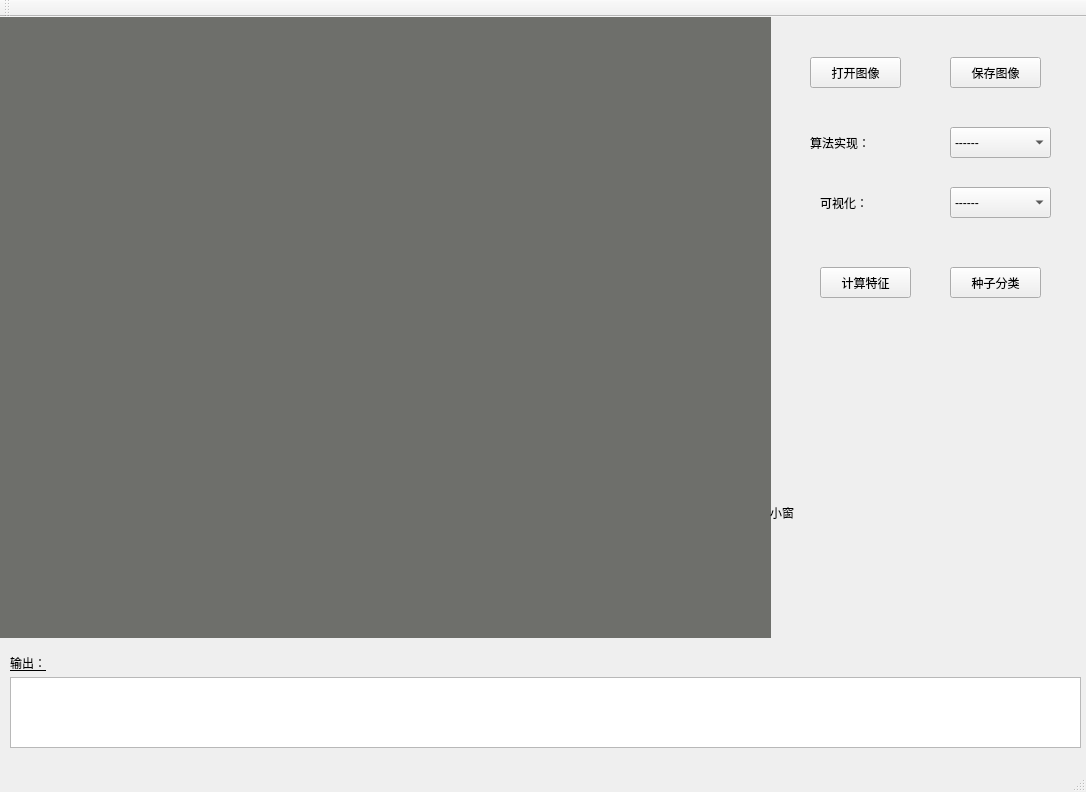
<?xml version="1.0" encoding="UTF-8"?>
<ui version="4.0">
 <class>SeedsegClass</class>
 <widget class="QMainWindow" name="SeedsegClass">
  <property name="geometry">
   <rect>
    <x>0</x>
    <y>0</y>
    <width>1086</width>
    <height>792</height>
   </rect>
  </property>
  <property name="windowTitle">
   <string>Seedseg</string>
  </property>
  <widget class="QWidget" name="centralWidget">
   <widget class="QLabel" name="imgshow">
    <property name="geometry">
     <rect>
      <x>0</x>
      <y>0</y>
      <width>771</width>
      <height>621</height>
     </rect>
    </property>
    <property name="styleSheet">
     <string notr="true">
background-color: rgb(110, 111, 107);</string>
    </property>
    <property name="text">
     <string/>
    </property>
   </widget>
   <widget class="QTextEdit" name="txtout">
    <property name="geometry">
     <rect>
      <x>10</x>
      <y>660</y>
      <width>1071</width>
      <height>71</height>
     </rect>
    </property>
   </widget>
   <widget class="QLabel" name="label">
    <property name="geometry">
     <rect>
      <x>10</x>
      <y>630</y>
      <width>71</width>
      <height>31</height>
     </rect>
    </property>
    <property name="styleSheet">
     <string notr="true">font: 9pt &quot;Arial&quot;;
text-decoration: underline;
font: 14pt &quot;楷体&quot;;</string>
    </property>
    <property name="text">
     <string>输出：</string>
    </property>
    <property name="textFormat">
     <enum>Qt::AutoText</enum>
    </property>
   </widget>
   <widget class="QPushButton" name="pushButton">
    <property name="geometry">
     <rect>
      <x>810</x>
      <y>40</y>
      <width>91</width>
      <height>31</height>
     </rect>
    </property>
    <property name="styleSheet">
     <string notr="true">font: 14pt &quot;楷体&quot;;</string>
    </property>
    <property name="text">
     <string>打开图像</string>
    </property>
   </widget>
   <widget class="QPushButton" name="pushButton_2">
    <property name="geometry">
     <rect>
      <x>950</x>
      <y>40</y>
      <width>91</width>
      <height>31</height>
     </rect>
    </property>
    <property name="styleSheet">
     <string notr="true">font: 14pt &quot;楷体&quot;;</string>
    </property>
    <property name="text">
     <string>保存图像</string>
    </property>
   </widget>
   <widget class="QComboBox" name="comboBox">
    <property name="geometry">
     <rect>
      <x>950</x>
      <y>110</y>
      <width>101</width>
      <height>31</height>
     </rect>
    </property>
    <property name="styleSheet">
     <string notr="true">font: 14pt &quot;楷体&quot;;</string>
    </property>
    <item>
     <property name="text">
      <string>------</string>
     </property>
    </item>
    <item>
     <property name="text">
      <string>灰度化</string>
     </property>
    </item>
    <item>
     <property name="text">
      <string>二值化</string>
     </property>
    </item>
    <item>
     <property name="text">
      <string>闭运算</string>
     </property>
    </item>
    <item>
     <property name="text">
      <string>种子分割</string>
     </property>
    </item>
   </widget>
   <widget class="QLabel" name="label_2">
    <property name="geometry">
     <rect>
      <x>810</x>
      <y>110</y>
      <width>91</width>
      <height>31</height>
     </rect>
    </property>
    <property name="styleSheet">
     <string notr="true">font: 14pt &quot;楷体&quot;;</string>
    </property>
    <property name="text">
     <string>算法实现：</string>
    </property>
   </widget>
   <widget class="QLabel" name="label_3">
    <property name="geometry">
     <rect>
      <x>770</x>
      <y>370</y>
      <width>311</width>
      <height>251</height>
     </rect>
    </property>
    <property name="text">
     <string>小窗</string>
    </property>
   </widget>
   <widget class="QLabel" name="label_4">
    <property name="geometry">
     <rect>
      <x>820</x>
      <y>170</y>
      <width>71</width>
      <height>31</height>
     </rect>
    </property>
    <property name="styleSheet">
     <string notr="true">font: 14pt &quot;楷体&quot;;</string>
    </property>
    <property name="text">
     <string>可视化：</string>
    </property>
   </widget>
   <widget class="QComboBox" name="comboBox_2">
    <property name="geometry">
     <rect>
      <x>950</x>
      <y>170</y>
      <width>101</width>
      <height>31</height>
     </rect>
    </property>
    <property name="styleSheet">
     <string notr="true">font: 14pt &quot;楷体&quot;;</string>
    </property>
    <item>
     <property name="text">
      <string>------</string>
     </property>
    </item>
    <item>
     <property name="text">
      <string>外轮廓</string>
     </property>
    </item>
    <item>
     <property name="text">
      <string>外接矩形</string>
     </property>
    </item>
    <item>
     <property name="text">
      <string>凸包</string>
     </property>
    </item>
   </widget>
   <widget class="QPushButton" name="pushButton_3">
    <property name="geometry">
     <rect>
      <x>820</x>
      <y>250</y>
      <width>91</width>
      <height>31</height>
     </rect>
    </property>
    <property name="styleSheet">
     <string notr="true">font: 14pt &quot;楷体&quot;;</string>
    </property>
    <property name="text">
     <string>计算特征</string>
    </property>
   </widget>
   <widget class="QPushButton" name="pushButton_4">
    <property name="geometry">
     <rect>
      <x>950</x>
      <y>250</y>
      <width>91</width>
      <height>31</height>
     </rect>
    </property>
    <property name="styleSheet">
     <string notr="true">font: 14pt &quot;楷体&quot;;</string>
    </property>
    <property name="text">
     <string>种子分类</string>
    </property>
   </widget>
  </widget>
  <widget class="QMenuBar" name="menuBar">
   <property name="geometry">
    <rect>
     <x>0</x>
     <y>0</y>
     <width>1086</width>
     <height>23</height>
    </rect>
   </property>
  </widget>
  <widget class="QToolBar" name="mainToolBar">
   <attribute name="toolBarArea">
    <enum>TopToolBarArea</enum>
   </attribute>
   <attribute name="toolBarBreak">
    <bool>false</bool>
   </attribute>
  </widget>
  <widget class="QStatusBar" name="statusBar"/>
  <action name="open">
   <property name="text">
    <string>打开</string>
   </property>
  </action>
  <action name="saveas">
   <property name="text">
    <string>另存为</string>
   </property>
  </action>
 </widget>
 <layoutdefault spacing="6" margin="11"/>
 <resources>
  <include location="Seedseg.qrc"/>
 </resources>
 <connections/>
</ui>
